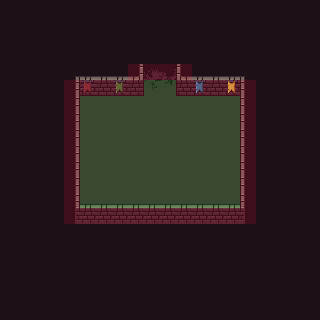

The image is a tile-based game level rendered from a .tmx file. Its description and source (layers, tilesets, objects; grid data summarised) follow:
An orthogonal 20x20 tile map with 16x16 px tiles, 6 tile layers (bg, floor, exits, fg, ...), 5 tilesets and 9 objects (n).

<map version="1.5" tiledversion="1.6.0" orientation="orthogonal" renderorder="right-down" width="20" height="20" tilewidth="16" tileheight="16" infinite="0" nextlayerid="13" nextobjectid="14">
 <tileset firstgid="1" source="0x72_16x16DungeonTileset_walls.v1.tsx" />
 <tileset firstgid="257" source="0x72_16x16DungeonTileset.v4.tsx" />
 <tileset firstgid="513" source="NavigationTileSet.tsx" />
 <tileset firstgid="515" source="spawnTileset.tsx" />
 <tileset firstgid="519" source="Enemies.tsx" />
 <layer id="1" name="bg" width="20" height="20">
  <data>[400 cells, 400 non-empty, 1 distinct tile ids]</data>
 </layer>
 <layer id="2" name="floor" width="20" height="20">
  <data>[400 cells, 84 non-empty, 1 distinct tile ids]</data>
 </layer>
 <layer id="5" name="exits" width="20" height="20">
  <data>[400 cells, 4 non-empty, 4 distinct tile ids]</data>
 </layer>
 <layer id="4" name="fg" width="20" height="20">
  <data>[400 cells, 56 non-empty, 16 distinct tile ids]</data>
 </layer>
 <layer id="3" name="props" width="20" height="20">
  <data>[400 cells, 4 non-empty, 4 distinct tile ids]</data>
 </layer>
 <objectgroup id="8" name="Collisions">
  <object id="5" x="144" y="64">
   <polygon points="0,0 0,24 -64,24 -64,140 96,140 96,24 32,24 32,0" />
  </object>
  <object id="6" x="144" y="64">
   <polygon points="0,0 32,0 32,16 0,16" />
  </object>
 </objectgroup>
 <objectgroup id="9" name="Void" />
 <objectgroup id="10" name="Gates">
  <object id="8" name="n" x="144" y="80">
   <polygon points="0,0 0,-16 32,-16 32,0" />
  </object>
 </objectgroup>
 <objectgroup id="11" name="SpawnPoints">
  <object id="7" gid="515" x="144" y="96" width="16" height="16" />
 </objectgroup>
 <layer id="7" name="navigation" width="20" height="20" opacity="0.15">
  <data>[400 cells, 112 non-empty, 2 distinct tile ids]</data>
 </layer>
 <objectgroup id="12" name="Enemies">
  <object id="9" gid="521" x="96" y="192" width="16" height="16" />
  <object id="10" gid="521" x="144" y="176" width="16" height="16" />
  <object id="11" gid="521" x="208" y="192" width="16" height="16" />
  <object id="12" gid="521" x="208" y="128" width="16" height="16" />
  <object id="13" gid="521" x="96" y="128" width="16" height="16" />
 </objectgroup>
</map>
